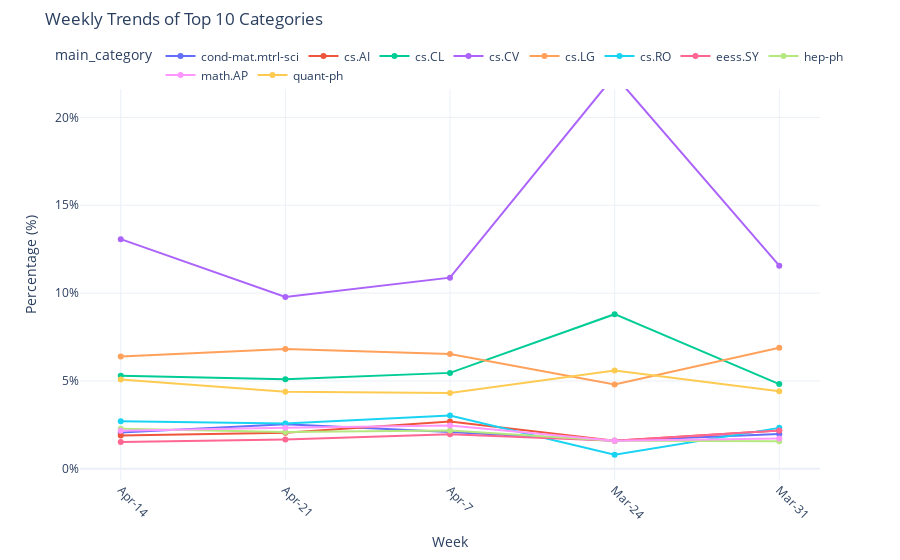

The notebook cell this image was saved under:
### Code cell
import plotly.express as px
import pandas as pd

# Convert Spark DataFrame to Pandas and prepare data
top_cat_pandas = top_cat_trend.orderBy("week_date", "main_category").toPandas()

# Create line chart with Plotly
fig = px.line(
    top_cat_pandas, 
    x='week_date', 
    y='percentage', 
    color='main_category',
    markers=True,
    title='Weekly Trends of Top 10 Categories',
    labels={'week_date': 'Week', 'percentage': 'Percentage (%)'}
)

# Basic layout improvements
fig.update_layout(
    xaxis=dict(tickangle=45),
    yaxis=dict(ticksuffix='%'),
    legend=dict(
        orientation='h',  # Horizontal orientation
        yanchor='top', # Anchor to bottom of legend box
        y=1.02,          # Position just above the plot area
        xanchor='center', # Center horizontally
        x=0.5
    ),
    margin=dict(t=50),   # Add top margin for legend space
    template='plotly_white'
)

# Show the plot
fig.show(render="png")

### Figure 1 — Plotly figure (JSON) as saved in the notebook; plotly's stock layout.template omitted (floating-point values rounded to 4 significant figures)
{"data": [{"hovertemplate": "main_category=cond-mat.mtrl-sci<br>Week=%{x}<br>Percentage (%)=%{y}<extra></extra>", "legendgroup": "cond-mat.mtrl-sci", "line": {"color": "#636efa", "dash": "solid"}, "marker": {"symbol": "circle"}, "mode": "lines+markers", "name": "cond-mat.mtrl-sci", "orientation": "v", "showlegend": true, "type": "scatter", "x": ["Apr-14", "Apr-21", "Apr-7", "Mar-24", "Mar-31"], "xaxis": "x", "y": [2.07, 2.53, 2.09, 1.6, 1.98], "yaxis": "y"}, {"hovertemplate": "main_category=cs.AI<br>Week=%{x}<br>Percentage (%)=%{y}<extra></extra>", "legendgroup": "cs.AI", "line": {"color": "#EF553B", "dash": "solid"}, "marker": {"symbol": "circle"}, "mode": "lines+markers", "name": "cs.AI", "orientation": "v", "showlegend": true, "type": "scatter", "x": ["Apr-14", "Apr-21", "Apr-7", "Mar-24", "Mar-31"], "xaxis": "x", "y": [1.9, 2.05, 2.69, 1.6, 2.18], "yaxis": "y"}, {"hovertemplate": "main_category=cs.CL<br>Week=%{x}<br>Percentage (%)=%{y}<extra></extra>", "legendgroup": "cs.CL", "line": {"color": "#00cc96", "dash": "solid"}, "marker": {"symbol": "circle"}, "mode": "lines+markers", "name": "cs.CL", "orientation": "v", "showlegend": true, "type": "scatter", "x": ["Apr-14", "Apr-21", "Apr-7", "Mar-24", "Mar-31"], "xaxis": "x", "y": [5.29, 5.1, 5.46, 8.8, 4.82], "yaxis": "y"}, {"hovertemplate": "main_category=cs.CV<br>Week=%{x}<br>Percentage (%)=%{y}<extra></extra>", "legendgroup": "cs.CV", "line": {"color": "#ab63fa", "dash": "solid"}, "marker": {"symbol": "circle"}, "mode": "lines+markers", "name": "cs.CV", "orientation": "v", "showlegend": true, "type": "scatter", "x": ["Apr-14", "Apr-21", "Apr-7", "Mar-24", "Mar-31"], "xaxis": "x", "y": [13.07, 9.78, 10.88, 22.4, 11.56], "yaxis": "y"}, {"hovertemplate": "main_category=cs.LG<br>Week=%{x}<br>Percentage (%)=%{y}<extra></extra>", "legendgroup": "cs.LG", "line": {"color": "#FFA15A", "dash": "solid"}, "marker": {"symbol": "circle"}, "mode": "lines+markers", "name": "cs.LG", "orientation": "v", "showlegend": true, "type": "scatter", "x": ["Apr-14", "Apr-21", "Apr-7", "Mar-24", "Mar-31"], "xaxis": "x", "y": [6.39, 6.82, 6.53, 4.8, 6.89], "yaxis": "y"}, {"hovertemplate": "main_category=cs.RO<br>Week=%{x}<br>Percentage (%)=%{y}<extra></extra>", "legendgroup": "cs.RO", "line": {"color": "#19d3f3", "dash": "solid"}, "marker": {"symbol": "circle"}, "mode": "lines+markers", "name": "cs.RO", "orientation": "v", "showlegend": true, "type": "scatter", "x": ["Apr-14", "Apr-21", "Apr-7", "Mar-24", "Mar-31"], "xaxis": "x", "y": [2.71, 2.58, 3.03, 0.8, 2.33], "yaxis": "y"}, {"hovertemplate": "main_category=eess.SY<br>Week=%{x}<br>Percentage (%)=%{y}<extra></extra>", "legendgroup": "eess.SY", "line": {"color": "#FF6692", "dash": "solid"}, "marker": {"symbol": "circle"}, "mode": "lines+markers", "name": "eess.SY", "orientation": "v", "showlegend": true, "type": "scatter", "x": ["Apr-14", "Apr-21", "Apr-7", "Mar-24", "Mar-31"], "xaxis": "x", "y": [1.52, 1.67, 1.96, 1.6, 2.18], "yaxis": "y"}, {"hovertemplate": "main_category=hep-ph<br>Week=%{x}<br>Percentage (%)=%{y}<extra></extra>", "legendgroup": "hep-ph", "line": {"color": "#B6E880", "dash": "solid"}, "marker": {"symbol": "circle"}, "mode": "lines+markers", "name": "hep-ph", "orientation": "v", "showlegend": true, "type": "scatter", "x": ["Apr-14", "Apr-21", "Apr-7", "Mar-24", "Mar-31"], "xaxis": "x", "y": [2.28, 2.1, 2.18, 1.6, 1.57], "yaxis": "y"}, {"hovertemplate": "main_category=math.AP<br>Week=%{x}<br>Percentage (%)=%{y}<extra></extra>", "legendgroup": "math.AP", "line": {"color": "#FF97FF", "dash": "solid"}, "marker": {"symbol": "circle"}, "mode": "lines+markers", "name": "math.AP", "orientation": "v", "showlegend": true, "type": "scatter", "x": ["Apr-14", "Apr-21", "Apr-7", "Mar-24", "Mar-31"], "xaxis": "x", "y": [2.16, 2.34, 2.47, 1.6, 1.72], "yaxis": "y"}, {"hovertemplate": "main_category=quant-ph<br>Week=%{x}<br>Percentage (%)=%{y}<extra></extra>", "legendgroup": "quant-ph", "line": {"color": "#FECB52", "dash": "solid"}, "marker": {"symbol": "circle"}, "mode": "lines+markers", "name": "quant-ph", "orientation": "v", "showlegend": true, "type": "scatter", "x": ["Apr-14", "Apr-21", "Apr-7", "Mar-24", "Mar-31"], "xaxis": "x", "y": [5.08, 4.39, 4.31, 5.6, 4.41], "yaxis": "y"}], "layout": {"legend": {"orientation": "h", "title": {"text": "main_category"}, "tracegroupgap": 0, "x": 0.5, "xanchor": "center", "y": 1.02, "yanchor": "top"}, "margin": {"t": 50}, "title": {"text": "Weekly Trends of Top 10 Categories"}, "xaxis": {"anchor": "y", "domain": [0, 1], "tickangle": 45, "title": {"text": "Week"}}, "yaxis": {"anchor": "x", "domain": [0, 1], "ticksuffix": "%", "title": {"text": "Percentage (%)"}}}}
